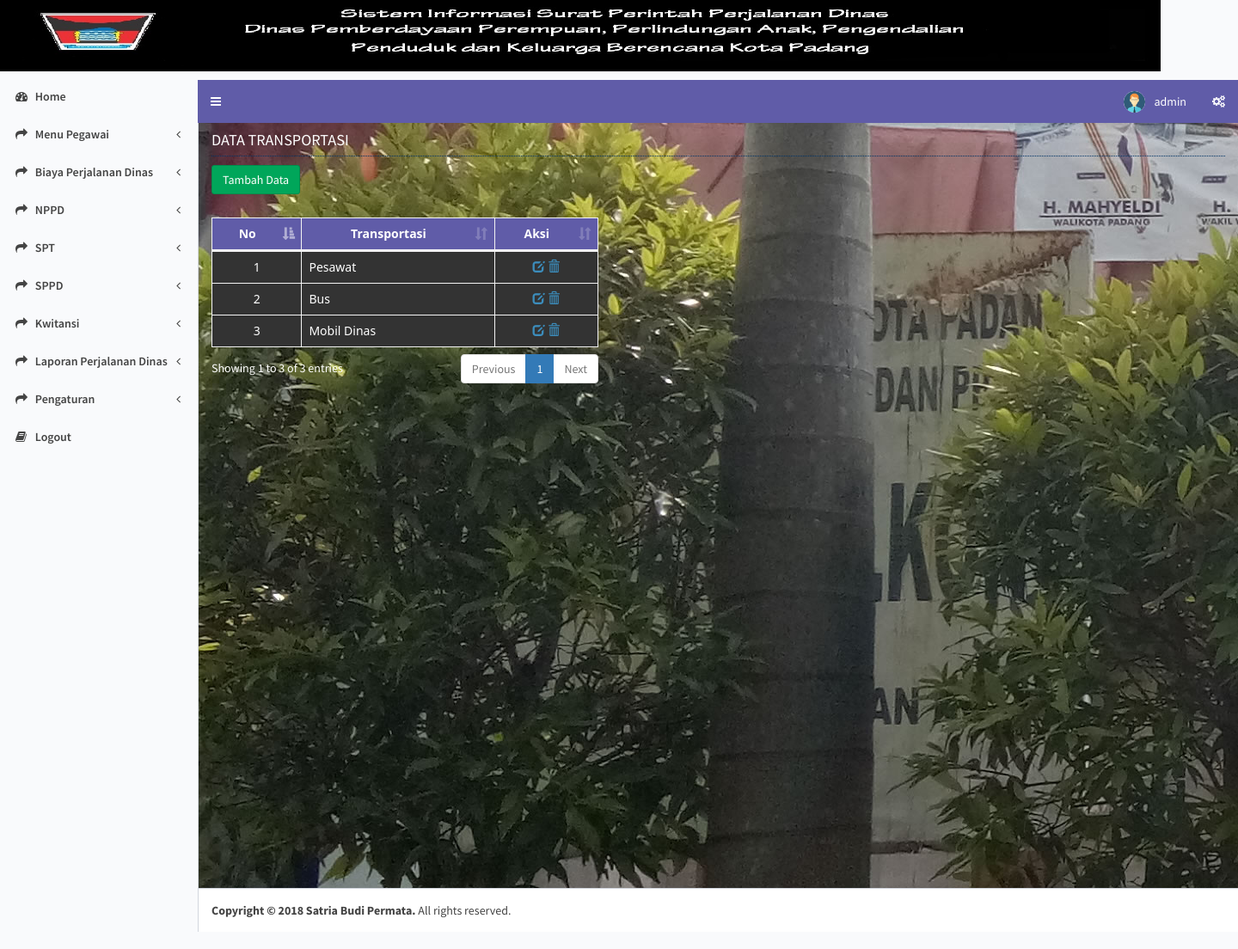
Screenshot of /media.php?module=transportasi (signed in) with the database file from the repository.
### tables this page shows
CREATE TABLE IF NOT EXISTS `transportasi` (
  `id_transportasi` int(5) NOT NULL AUTO_INCREMENT,
  `transportasi` varchar(50) NOT NULL,
  PRIMARY KEY (`id_transportasi`)
);

### modul/mod_transportasi/transportasi.php (the view, shortened to what this page needs)
<?php
$aksi="modul/mod_transportasi/aksi_transportasi.php";
switch($_GET[act]){
  default:
      $tampil = mysql_query("SELECT * FROM transportasi");
  echo   "
  <h2>DATA TRANSPORTASI</h2>
          <input type=button value='Tambah Data' class='btn btn-success'
          onclick=\"window.location.href='?module=transportasi&act=tambahtransportasi';\"><br /><br />";
    echo "<div style=\"width:450px\">
    <table id=\"example2\" class=\"table table-bordered table-hover\">
          <thead><tr><th>No</th><th>transportasi</th><th>aksi</th></tr></thead>";
    $no=1;
	echo "<tbody>";
    while ($r=mysql_fetch_array($tampil)){
       echo "<tr><td align='center' style=\"background-color: #333333\">$no</td>
             <td style=\"background-color: #333333\">$r[transportasi]</td>
             <td align='center' style=\"background-color: #333333\"><a href=?module=transportasi&act=edittransportasi&id=$r[id_transportasi]><span class=\"glyphicon glyphicon-edit\"></a>
			 <a href=$aksi?module=transportasi&act=hapus&id=$r[id_transportasi] onClick=\"return confirm('Apakah Anda benar-benar mau menghapusnya?')\"><span class=\"glyphicon glyphicon-trash\"></a></td></tr>";
      $no++;
    }
    echo "</tbody></table></div>";
    break;
}
?>

### css/style_properti.css (style rules this page uses)
table { font-family: "Segoe UI", Frutiger,Tahoma,Helvetica,"Helvetica Neue", Arial, sans-serif; font-size: 1.0em; border-width: 1px; border-style: solid; border-color: #dddddd; border-collapse: collapse; margin: 20px 0px 0px 0px; background:#FFF; }
.table tr:nth-child(odd) td { background-color:#EEEADD; }
th { font-size: 1.0em; text-align: center; border: 1px solid #dddddd; text-transform: capitalize; text-align: center; background-color:#605CA8; color:#FFF; }
td { padding: 0.1em; vertical-align: top; border-width: 1px; border-style: solid; border-color: #dddddd; border-collapse: collapse; }
h2 { font-size: 1.3em; line-height: 200%; border-bottom: 1px dotted #003366; }

### rows the page displays
transportasi: transportasi "Pesawat"
transportasi: transportasi "Bus"
transportasi: transportasi "Mobil Dinas"

### other values shown
$_SESSION[namauser] "admin"
